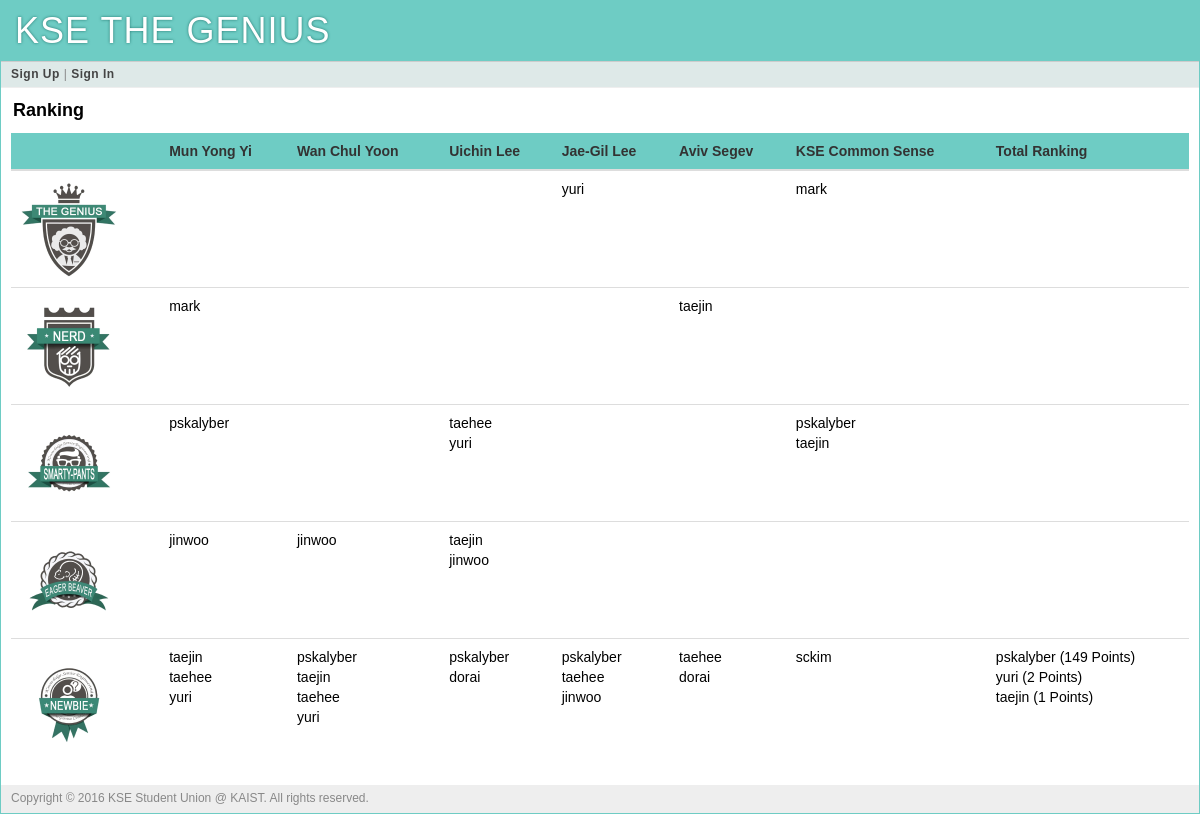
Page /ranking on the committed database.
### tables this page shows
CREATE TABLE "user" (
	`user_id`	integer PRIMARY KEY AUTOINCREMENT,
	`username`	string NOT NULL,
	`name`	string NOT NULL,
	`pw_hash`	string NOT NULL,
	`munyi_point`	integer DEFAULT 0,
	`munyi_last_quiz`	integer DEFAULT 0,
	`wcyoon_point`	integer DEFAULT 0,
	`wcyoon_last_quiz`	integer DEFAULT 0,
	`uclee_point`	integer DEFAULT 0,
	`uclee_last_quiz`	integer DEFAULT 0,
	`jaegil_point`	integer DEFAULT 0,
	`jaegil_last_quiz`	integer DEFAULT 0,
	`aviv_point`	integer DEFAULT 0,
	`aviv_last_quiz`	integer DEFAULT 0,
	`kse_point`	INTEGER DEFAULT 0,
	`kse_last_quiz`	INTEGER DEFAULT 0,
	`total_point`	integer DEFAULT 0
);

### main.py (the view)
@app.route('/')
@app.route('/ranking')
def ranking(post_id=None):
    MUNYI_QUIZ_CNT[1] = query_db('''SELECT count(id) FROM quiz WHERE professor_id="munyi"''', one=True)['count(id)']
    WCYOON_QUIZ_CNT[1] = query_db('''SELECT count(id) FROM quiz WHERE professor_id="wcyoon"''', one=True)['count(id)']
    UCLEE_QUIZ_CNT[1] = query_db('''SELECT count(id) FROM quiz WHERE professor_id="uclee"''', one=True)['count(id)']
    JAEGIL_QUIZ_CNT[1] = query_db('''SELECT count(id) FROM quiz WHERE professor_id="jaegil"''', one=True)['count(id)']
    AVIV_QUIZ_CNT[1] = query_db('''SELECT count(id) FROM quiz WHERE professor_id="aviv"''', one=True)['count(id)']
    KSE_QUIZ_CNT[1] = query_db('''SELECT count(id) FROM quiz WHERE professor_id="kse"''', one=True)['count(id)']
    TOTAL_MAX_POINT[1] = query_db('''SELECT SUM(quiz_value) FROM quiz''', one=True)['SUM(quiz_value)']
    total_score = collections.OrderedDict()
    total_score['genius'] = getUserList(80, 100)
    total_score['nerd'] = getUserList(60, 80)
    total_score['smarty-pants'] = getUserList(40, 60)
    total_score['eager_beaver'] = getUserList(20, 40)
    total_score['newbie'] = getUserList(0, 20)
    return render_template('ranking.html', total_score = total_score)

### main.py (called while the page is built)
def connect_db():
    return sqlite3.connect(app.config['DATABASE'])

def query_db(query, args=(), one=False):
    cur = g.db.execute(query, args)
    rv = [dict((cur.description[idx][0], value)
               for idx, value in enumerate(row)) for row in cur.fetchall()]
    return (rv[0] if rv else None) if one else rv

@app.before_request
def before_request():
    g.db = connect_db()
    g.user = None
    if 'user_id' in session:
        g.user = query_db('select * from user where user_id = ?',
                          [session['user_id']], one=True)

@app.teardown_request
def teardown_request(exception):
    if hasattr(g, 'db'):
        g.db.close()

### templates/ranking.html (shortened to what this page needs)
{% extends "layout.html" %}
{% block title %}
    Ranking
{% endblock %}
{% block body %}
	<div class="page-title">
		<span>{{ self.title() }}</span>
	</div>
  	<table class="table table-hover">
		<thead>
  			<tr style="background-color: #6ECCC4;">
  				<th></th>
  				<th>Mun Yong Yi</th>
  				<th>Wan Chul Yoon</th>
  				<th>Uichin Lee</th>
  				<th>Jae-Gil Lee</th>
  				<th>Aviv Segev</th>
  				<th>KSE Common Sense</th>
  				<th>Total Ranking</th>
  			</tr>
  		</thead>
  		<tbody>
			{% for badge, score in total_score.items() %}
			<tr>
				<td class="type hidden-xs">
					{% if badge=="newbie" %}
						<img src="{{ url_for('static', filename='img/badges/badge_1_newbie.png') }}" alt="Newbie" width="100px">
					{% elif badge=="eager_beaver" %}
						<img src="{{ url_for('static', filename='img/badges/badge_2_eager_beaver.png') }}" alt="Eager Beaver" width="100px">
					{% elif badge=="smarty-pants" %}
						<img src="{{ url_for('static', filename='img/badges/badge_3_smarty-pants.png') }}" alt="Smarty Pants" width="100px">
					{% elif badge=="nerd" %}
						<img src="{{ url_for('static', filename='img/badges/badge_4_nerd.png') }}" alt="Nerd" width="100px">
					{% elif badge=="genius" %}
						<img src="{{ url_for('static', filename='img/badges/badge_5_genius.png') }}" alt="Genius" width="100px">
					{% endif %}
				</td>
				{% for prof, rankers in score.items() %}
					<td class="post-table-title">
						{% for ranker in rankers %}
						<a href="">
							<span class="post-table-title">
								{{ ranker['username'] }}
								{% if prof == 'total_point' %}
									({{ ranker['total_point'] }} Points)
								{% endif %}
							</span>
						</a>
						<br>
						{% endfor %}
					</td>
				{% endfor %}
			</tr>
			{% endfor %}
  		</tbody>
	</table>
{% endblock %}

### templates/layout.html (shortened to what this page needs)
<!doctype html>
<html>
<head>
	<link rel="stylesheet" type="text/css" href="{{ url_for('static', filename='bootstrap.min.css') }}">
	<link rel="stylesheet" type="text/css" href="{{ url_for('static', filename='style.css') }}">
</head>
<div class="page">
	<h1>KSE THE GENIUS</h1>
	<div class="navigation">
		{% if g.user %}
			<a href="{{ url_for('course') }}">Quiz Home</a> |
			<a href="{{ url_for('ranking') }}">Ranking</a> |
			<a href="{{ url_for('logout') }}">Logout ({{ g.user.username }})</a>
		{% else %}
			<a href="{{ url_for('register') }}">Sign Up</a> |
			<a href="{{ url_for('login') }}">Sign In</a>
		{% endif %}
	</div>
	<div class="body">{% block body %}{% endblock %}</div>
	<div class="footer">Copyright © 2016 KSE Student Union @ KAIST. All rights reserved.</div>
</div>
</html>

### static/style.css (style rules this page uses)
a { color: black; }
a, a:focus, a:hover, a:active { outline: 0; text-decoration: none; }
div.page { background: white; border: 1px solid #6ECCC4; margin: auto; overflow-y: hidden; }
div.page h1 { background: #6ECCC4; margin: 0; padding: 10px 14px; color: white; letter-spacing: 1px; text-shadow: 0 0 3px #24776F; font-weight: normal; }
div.page div.navigation { background: #DEE9E8; padding: 4px 10px; border-top: 1px solid #ccc; border-bottom: 1px solid #eee; color: #888; font-size: 12px; letter-spacing: 0.5px; }
div.page div.navigation a { color: #444; font-weight: bold; }
div.page div.body { padding: 10px; }
div.page div.footer { background: #eee; color: #888; padding: 5px 10px; font-size: 12px; }
div.page-title { font-size: 18px; color: black; font-weight: bold; margin: 0px 0px 10px 2px; }

### rows in the picture
user: username "yuri", total_point "2"
user: username "mark"
user: username "taejin", total_point "1"
user: username "pskalyber", total_point "149"
user: username "taehee"
user: username "jinwoo"
user: username "dorai"
user: username "sckim"
